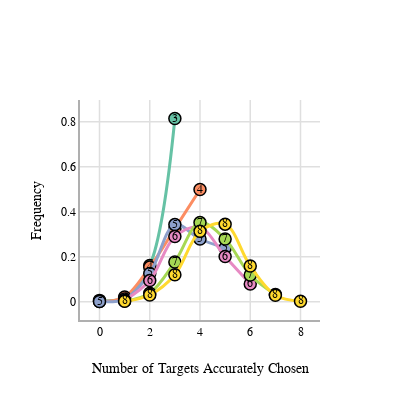

Notebook source saved alongside this figure:
### Code cell
trace = []
import colorlover as cl
target_load_colors = cl.scales['6']['qual']['Set2']
for i,target in enumerate(numT_select_by_target_load['num_targets'].unique().sort()):
    target_load_data = numT_select_by_target_load[numT_select_by_target_load['num_targets']==target]
    trace.append(go.Scatter(x = target_load_data['num_targets_chosen'].to_numpy(),
                           y = target_load_data['avg_propT'].to_numpy(),
                           name = 'Target load:' + str(target),
                           mode='markers+text+lines',
                           line = dict(shape='spline',width = 3, color = target_load_colors[i]),
                           text = str(target),
                           showlegend=False, 
                           marker = dict(size = 12, line = dict(color='black', width = 1.5), color = target_load_colors[i])))
    
layout = go.Layout(title = '',
                  xaxis = dict(title = 'Number of Targets Accurately Chosen'),
                  yaxis = dict(title = 'Frequency'))

fig = go.Figure(data = trace, layout = layout )
#fig['layout'].update(width = 900, height = 600, )
fig['layout'].update(width = 400, height = 400, font = dict(family = "Times,Bold", size = 12, color = 'black'), plot_bgcolor = 'rgba(0,0,0,0)', paper_bgcolor = 'rgba(0,0,0,0)')
fig.update_xaxes(showgrid=True, showline=True, linewidth = 2, linecolor = '#AFAFAF', gridwidth=1.5, gridcolor='#DFDFDF', zeroline=False, zerolinecolor = '#AFAFAF', zerolinewidth = 2.5, nticks = 6)
fig.update_yaxes(showgrid=True, showline=True, linewidth = 2, linecolor = '#AFAFAF', gridwidth=1.5, gridcolor='#DFDFDF', zeroline=False, zerolinecolor = '#AFAFAF', zerolinewidth = 2.5, nticks = 6)
#fig.show()
fig.write_image("/Users/supadhy6/Dropbox/Shared with Adi/Results_images/num_targetsChosen_as_function_of_load.png")
fig.write_image("/Users/supadhy6/Dropbox/Shared with Adi/Results_images/num_targetsChosen_as_function_of_load.svg")
fig.write_image("/Users/supadhy6/Dropbox/Shared with Adi/Results_images/num_targetsChosen_as_function_of_load.pdf")
#py.iplot(fig, filename='split half correlations across speeds')
iplot(fig, filename='Number of targets chosen as a function of target load')

### Figure 1 — Plotly figure (JSON) as saved in the notebook; plotly's stock layout.template omitted (floating-point values rounded to 4 significant figures)
{"data": [{"line": {"color": "rgb(102,194,165)", "shape": "spline", "width": 3}, "marker": {"color": "rgb(102,194,165)", "line": {"color": "black", "width": 1.5}, "size": 12}, "mode": "markers+text+lines", "name": "Target load:3", "showlegend": false, "text": "3", "type": "scatter", "x": [0, 1, 2, 3], "y": [0.006, 0.018, 0.161, 0.815]}, {"line": {"color": "rgb(252,141,98)", "shape": "spline", "width": 3}, "marker": {"color": "rgb(252,141,98)", "line": {"color": "black", "width": 1.5}, "size": 12}, "mode": "markers+text+lines", "name": "Target load:4", "showlegend": false, "text": "4", "type": "scatter", "x": [0, 1, 2, 3, 4], "y": [0.001, 0.021, 0.154, 0.325, 0.499]}, {"line": {"color": "rgb(141,160,203)", "shape": "spline", "width": 3}, "marker": {"color": "rgb(141,160,203)", "line": {"color": "black", "width": 1.5}, "size": 12}, "mode": "markers+text+lines", "name": "Target load:5", "showlegend": false, "text": "5", "type": "scatter", "x": [0, 1, 2, 3, 4, 5], "y": [0.001, 0.012, 0.126, 0.343, 0.279, 0.239]}, {"line": {"color": "rgb(231,138,195)", "shape": "spline", "width": 3}, "marker": {"color": "rgb(231,138,195)", "line": {"color": "black", "width": 1.5}, "size": 12}, "mode": "markers+text+lines", "name": "Target load:6", "showlegend": false, "text": "6", "type": "scatter", "x": [1, 2, 3, 4, 5, 6], "y": [0.006, 0.094, 0.29, 0.33, 0.201, 0.079]}, {"line": {"color": "rgb(166,216,84)", "shape": "spline", "width": 3}, "marker": {"color": "rgb(166,216,84)", "line": {"color": "black", "width": 1.5}, "size": 12}, "mode": "markers+text+lines", "name": "Target load:7", "showlegend": false, "text": "7", "type": "scatter", "x": [1, 2, 3, 4, 5, 6, 7], "y": [0.003, 0.038, 0.177, 0.352, 0.279, 0.119, 0.032]}, {"line": {"color": "rgb(255,217,47)", "shape": "spline", "width": 3}, "marker": {"color": "rgb(255,217,47)", "line": {"color": "black", "width": 1.5}, "size": 12}, "mode": "markers+text+lines", "name": "Target load:8", "showlegend": false, "text": "8", "type": "scatter", "x": [1, 2, 3, 4, 5, 6, 7, 8], "y": [0.002, 0.03, 0.12, 0.313, 0.345, 0.159, 0.029, 0.002]}], "layout": {"font": {"color": "black", "family": "Times,Bold", "size": 12}, "height": 400, "paper_bgcolor": "rgba(0,0,0,0)", "plot_bgcolor": "rgba(0,0,0,0)", "title": {"text": ""}, "width": 400, "xaxis": {"gridcolor": "#DFDFDF", "gridwidth": 1.5, "linecolor": "#AFAFAF", "linewidth": 2, "nticks": 6, "showgrid": true, "showline": true, "title": {"text": "Number of Targets Accurately Chosen"}, "zeroline": false, "zerolinecolor": "#AFAFAF", "zerolinewidth": 2.5}, "yaxis": {"gridcolor": "#DFDFDF", "gridwidth": 1.5, "linecolor": "#AFAFAF", "linewidth": 2, "nticks": 6, "showgrid": true, "showline": true, "title": {"text": "Frequency"}, "zeroline": false, "zerolinecolor": "#AFAFAF", "zerolinewidth": 2.5}}}
